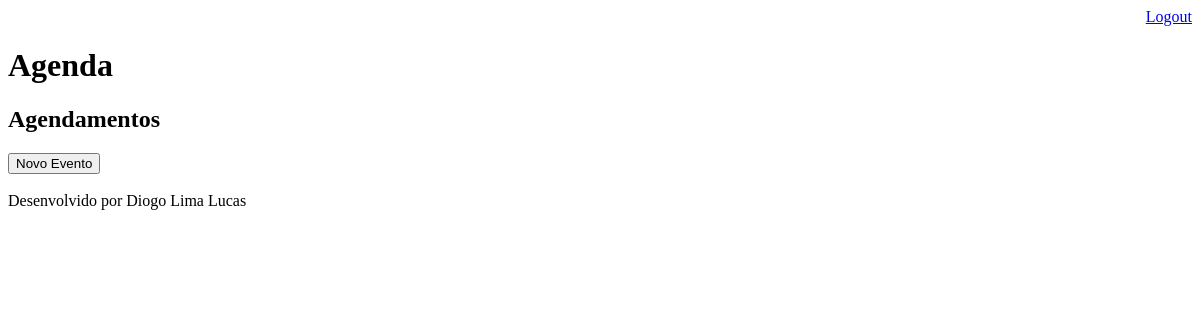
Page /agenda/ (signed in) on the earlier database version.
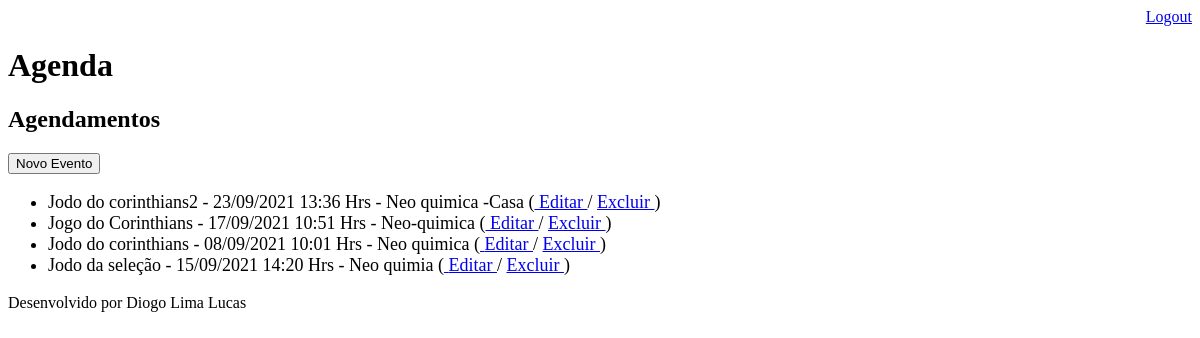
Same page on the later database version.
### core/models.py (models this page shows, shortened)
class Evento(models.Model):
    titulo = models.CharField(max_length=100)  # no maximo 100 carcteres
    descricao = models.TextField(blank=True, null=True)
    data_evento = models.DateTimeField(verbose_name='Data do Evento')
    data_criacao = models.DateTimeField(auto_now=True)  # o auto_now insere a hora atual automaticamente
    local = models.CharField(max_length=100)
    usuario = models.ForeignKey(User, on_delete=models.CASCADE)
    class Meta:
        db_table = 'evento'  # exigindo que minha tabela se chame "evento"
    def get_data_evento(self):
        return self.data_evento.strftime('%d/%m/%Y %H:%M Hrs')
    def get_evento_atrasado(self):
            if self.data_evento < datetime.now():
                return True
            else:
                return False

### core/views.py (the view)
# urls.py: path('agenda/', views.lista_eventos),
@login_required(login_url='/login/')  # pra quando o usuario nao estiver autenticado ele me levar para essa rota
def lista_eventos(req):
    usuario = req.user
    data_atual = datetime.now() - timedelta(hours=1)
    evento = Evento.objects.filter(usuario=usuario,
                                   data_evento__gt=data_atual)
    dados = {'eventos': evento}
    return render(req, 'agenda.html', dados)

### Templates/agenda.html (shortened to what this page needs)
{% extends "model-page.html" %}
{% block content %}
    <h2>Agendamentos</h2>
    <a href="evento/">
        <button type="button">Novo Evento</button>
    </a>
    <ul style="font-size: 18px">
        {% for evento in eventos %}
              <li>
                    <div style=>
                        {{ evento.titulo }} - {{ evento.get_data_evento}} - {{ evento.local}}
                        (<a href="evento/?id={{ evento.id}}"> Editar </a> /
                        <a href="evento/delete/{{ evento.id }}/"> Excluir </a> )
                    </div>
              </li>
        {% endfor %}
    </ul>
{% endblock %}

### Templates/model-page.html
<!DOCTYPE html>
<html lang="en">
<head>
  {% include "model-header.html" %}
</head>
<body>
    {% block content %}  {% endblock %}
    {%include "model-footer.html" %}
</body>
</html>

### Templates/model-header.html (shortened to what this page needs)
    <div align="right">
        <a href="/logout">Logout</a>
    </div>
    <h1> Agenda</h1>

### Templates/model-footer.html
<p>Desenvolvido por Diogo Lima Lucas</p>

Differences in the rows shown:
added Evento: titulo "Jodo do corinthians2", get_data_evento "23/09/2021 13:36 Hrs", local "Neo quimica -Casa"
added Evento: titulo "Jogo do Corinthians", get_data_evento "17/09/2021 10:51 Hrs", local "Neo-quimica"
added Evento: titulo "Jodo do corinthians", get_data_evento "08/09/2021 10:01 Hrs", local "Neo quimica"
added Evento: titulo "Jodo da seleção", get_data_evento "15/09/2021 14:20 Hrs", local "Neo quimia"
